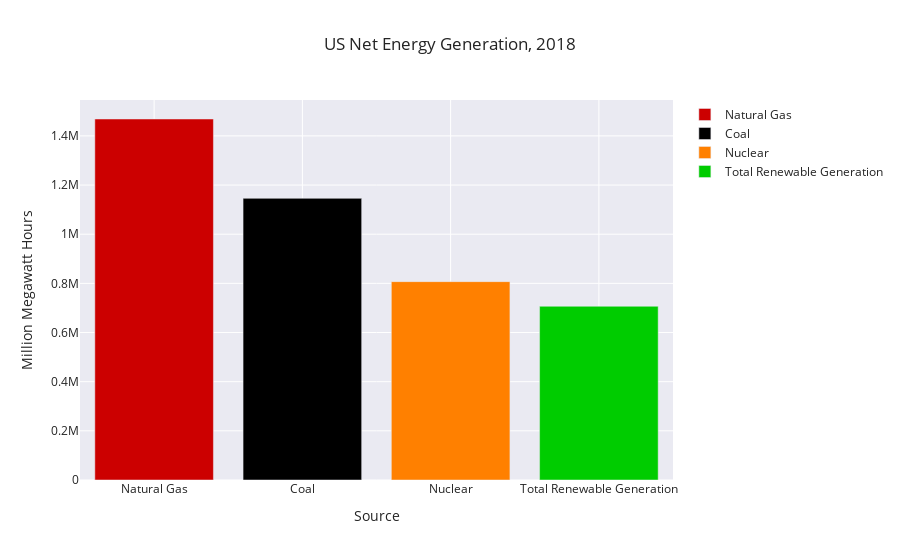
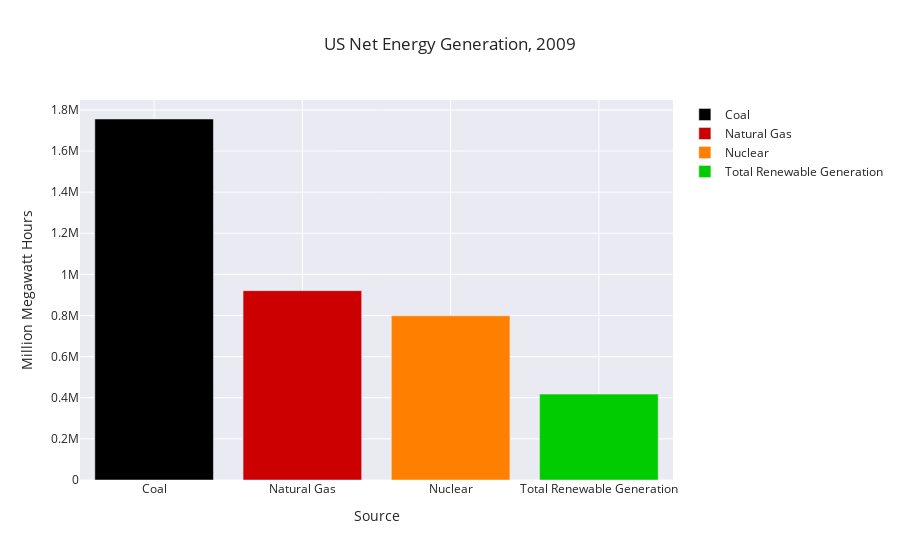

Source (notebook cell) for these figures, in order:
### Code cell
fig1 = px.bar(data_frame=df2018,x='Source',y='Million Megawatt Hours',
              color='Source',color_discrete_sequence=color3,title='US Net Energy Generation, 2018')
fig1.for_each_trace(lambda t: t.update(name=t.name.replace("Source=", "")))
fig1.show()
fig2 = px.bar(data_frame=df2009,x='Source',y='Million Megawatt Hours',
              color='Source',color_discrete_sequence=color2,title='US Net Energy Generation, 2009')
fig2.for_each_trace(lambda t: t.update(name=t.name.replace("Source=", "")))
fig2.show()

### Figure 1 — Plotly figure (JSON) as saved in the notebook; plotly's stock layout.template omitted (floating-point values rounded to 4 significant figures)
{"data": [{"alignmentgroup": "True", "hoverlabel": {"namelength": 0}, "hovertemplate": "Source=%{x}<br>Million Megawatt Hours=%{y}", "legendgroup": "Source=Natural Gas", "marker": {"color": "rgb(204,0,0)"}, "name": "Natural Gas", "offsetgroup": "Source=Natural Gas", "orientation": "v", "showlegend": true, "textposition": "auto", "type": "bar", "x": ["Natural Gas"], "xaxis": "x", "y": [1468727], "yaxis": "y"}, {"alignmentgroup": "True", "hoverlabel": {"namelength": 0}, "hovertemplate": "Source=%{x}<br>Million Megawatt Hours=%{y}", "legendgroup": "Source=Coal", "marker": {"color": "rgb(0,0,0)"}, "name": "Coal", "offsetgroup": "Source=Coal", "orientation": "v", "showlegend": true, "textposition": "auto", "type": "bar", "x": ["Coal"], "xaxis": "x", "y": [1145962], "yaxis": "y"}, {"alignmentgroup": "True", "hoverlabel": {"namelength": 0}, "hovertemplate": "Source=%{x}<br>Million Megawatt Hours=%{y}", "legendgroup": "Source=Nuclear", "marker": {"color": "rgb(255,128,0)"}, "name": "Nuclear", "offsetgroup": "Source=Nuclear", "orientation": "v", "showlegend": true, "textposition": "auto", "type": "bar", "x": ["Nuclear"], "xaxis": "x", "y": [807084], "yaxis": "y"}, {"alignmentgroup": "True", "hoverlabel": {"namelength": 0}, "hovertemplate": "Source=%{x}<br>Million Megawatt Hours=%{y}", "legendgroup": "Source=Total Renewable Generation", "marker": {"color": "rgb(0,204,0)"}, "name": "Total Renewable Generation", "offsetgroup": "Source=Total Renewable Generation", "orientation": "v", "showlegend": true, "textposition": "auto", "type": "bar", "x": ["Total Renewable Generation"], "xaxis": "x", "y": [706867], "yaxis": "y"}], "layout": {"barmode": "relative", "legend": {"tracegroupgap": 0}, "title": {"text": "US Net Energy Generation, 2018"}, "xaxis": {"anchor": "y", "categoryarray": ["Natural Gas", "Coal", "Nuclear", "Total Renewable Generation"], "categoryorder": "array", "domain": [0, 1], "title": {"text": "Source"}}, "yaxis": {"anchor": "x", "domain": [0, 1], "title": {"text": "Million Megawatt Hours"}}}}

### Figure 2 — Plotly figure (JSON) as saved in the notebook; plotly's stock layout.template omitted (floating-point values rounded to 4 significant figures)
{"data": [{"alignmentgroup": "True", "hoverlabel": {"namelength": 0}, "hovertemplate": "Source=%{x}<br>Million Megawatt Hours=%{y}", "legendgroup": "Source=Coal", "marker": {"color": "rgb(0,0,0)"}, "name": "Coal", "offsetgroup": "Source=Coal", "orientation": "v", "showlegend": true, "textposition": "auto", "type": "bar", "x": ["Coal"], "xaxis": "x", "y": [1755904], "yaxis": "y"}, {"alignmentgroup": "True", "hoverlabel": {"namelength": 0}, "hovertemplate": "Source=%{x}<br>Million Megawatt Hours=%{y}", "legendgroup": "Source=Natural Gas", "marker": {"color": "rgb(204,0,0)"}, "name": "Natural Gas", "offsetgroup": "Source=Natural Gas", "orientation": "v", "showlegend": true, "textposition": "auto", "type": "bar", "x": ["Natural Gas"], "xaxis": "x", "y": [920979], "yaxis": "y"}, {"alignmentgroup": "True", "hoverlabel": {"namelength": 0}, "hovertemplate": "Source=%{x}<br>Million Megawatt Hours=%{y}", "legendgroup": "Source=Nuclear", "marker": {"color": "rgb(255,128,0)"}, "name": "Nuclear", "offsetgroup": "Source=Nuclear", "orientation": "v", "showlegend": true, "textposition": "auto", "type": "bar", "x": ["Nuclear"], "xaxis": "x", "y": [798855], "yaxis": "y"}, {"alignmentgroup": "True", "hoverlabel": {"namelength": 0}, "hovertemplate": "Source=%{x}<br>Million Megawatt Hours=%{y}", "legendgroup": "Source=Total Renewable Generation", "marker": {"color": "rgb(0,204,0)"}, "name": "Total Renewable Generation", "offsetgroup": "Source=Total Renewable Generation", "orientation": "v", "showlegend": true, "textposition": "auto", "type": "bar", "x": ["Total Renewable Generation"], "xaxis": "x", "y": [417724], "yaxis": "y"}], "layout": {"barmode": "relative", "legend": {"tracegroupgap": 0}, "title": {"text": "US Net Energy Generation, 2009"}, "xaxis": {"anchor": "y", "categoryarray": ["Coal", "Natural Gas", "Nuclear", "Total Renewable Generation"], "categoryorder": "array", "domain": [0, 1], "title": {"text": "Source"}}, "yaxis": {"anchor": "x", "domain": [0, 1], "title": {"text": "Million Megawatt Hours"}}}}
